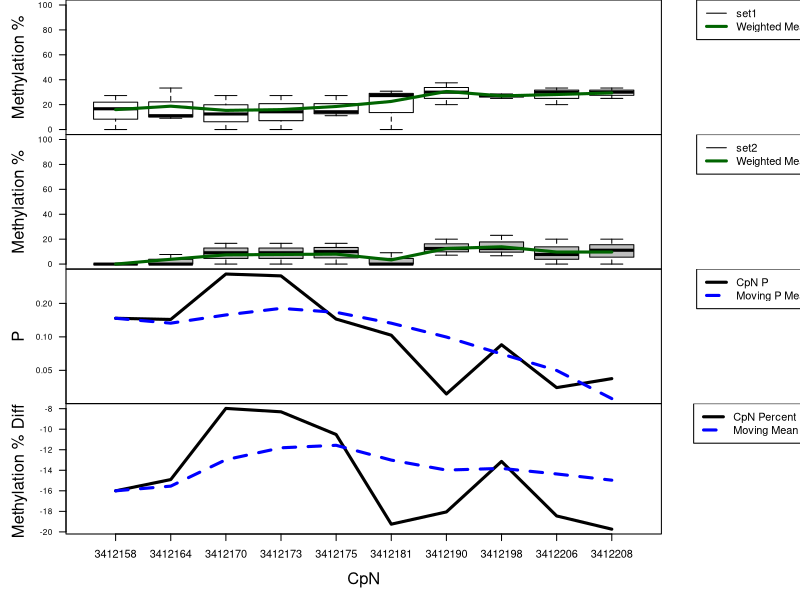
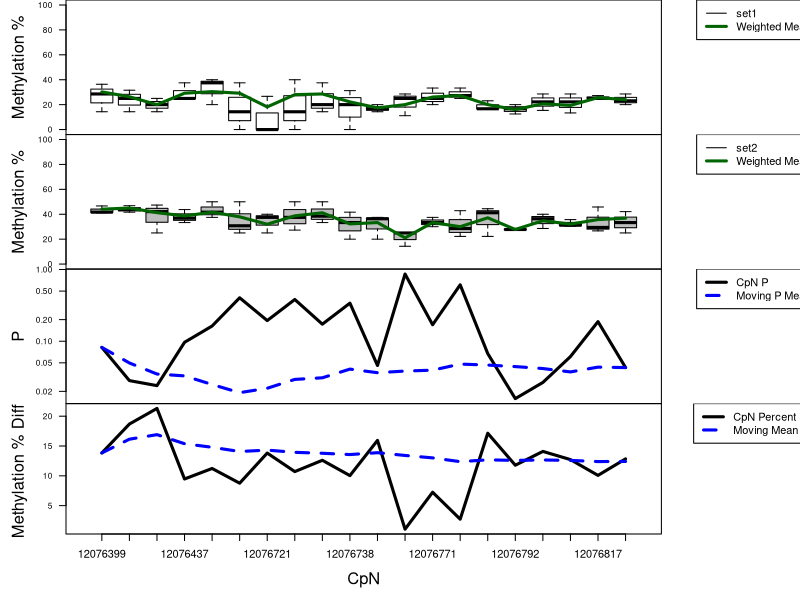
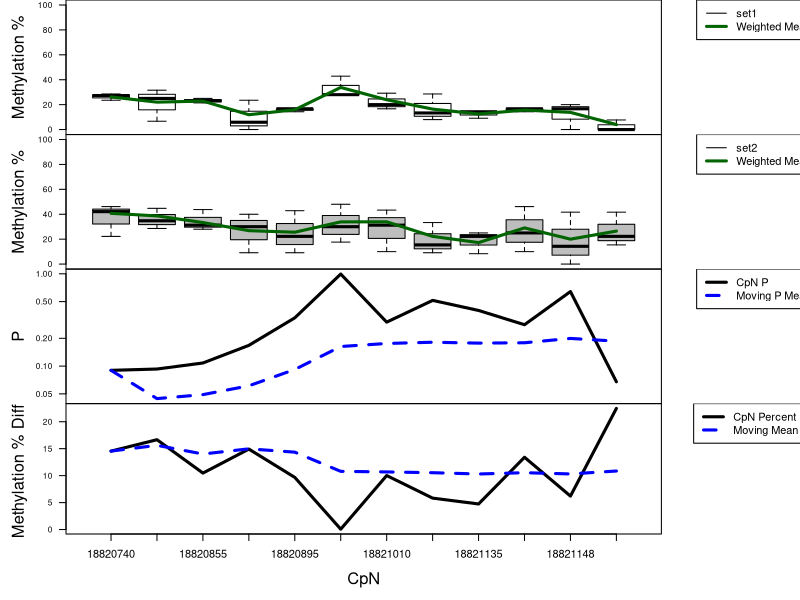
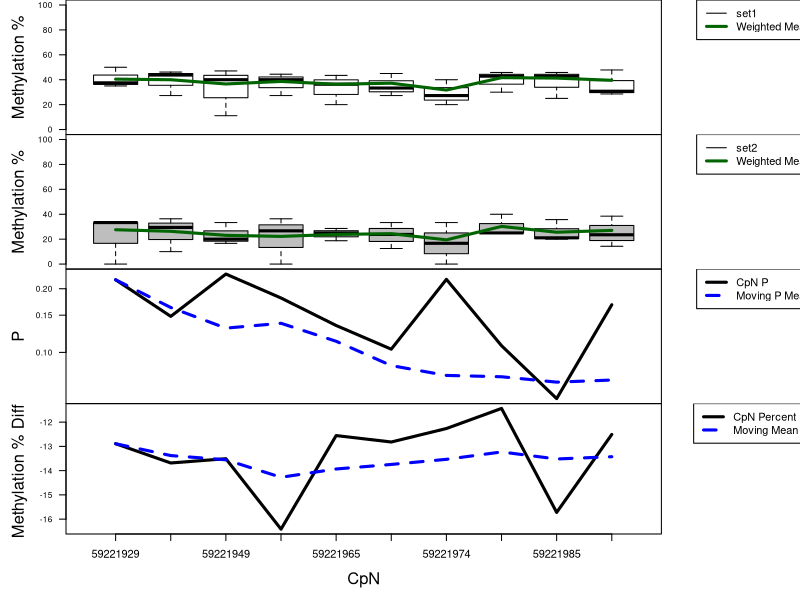
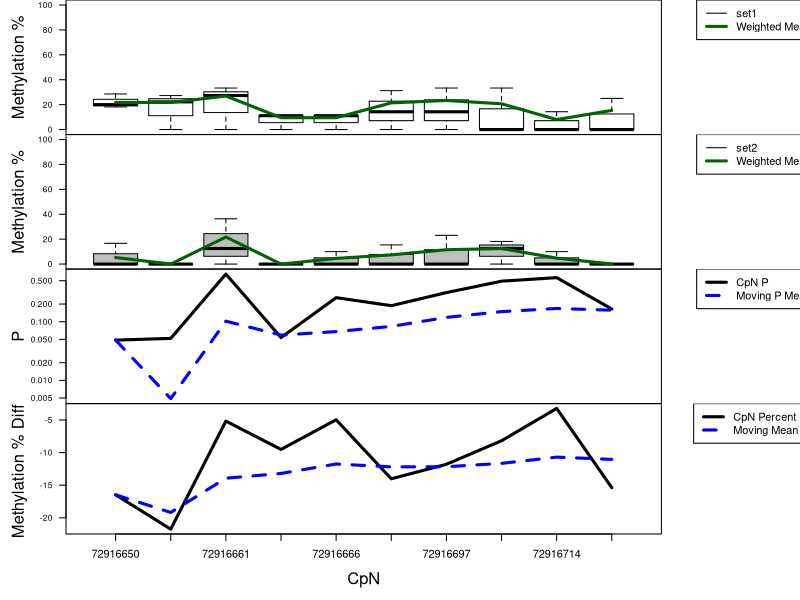
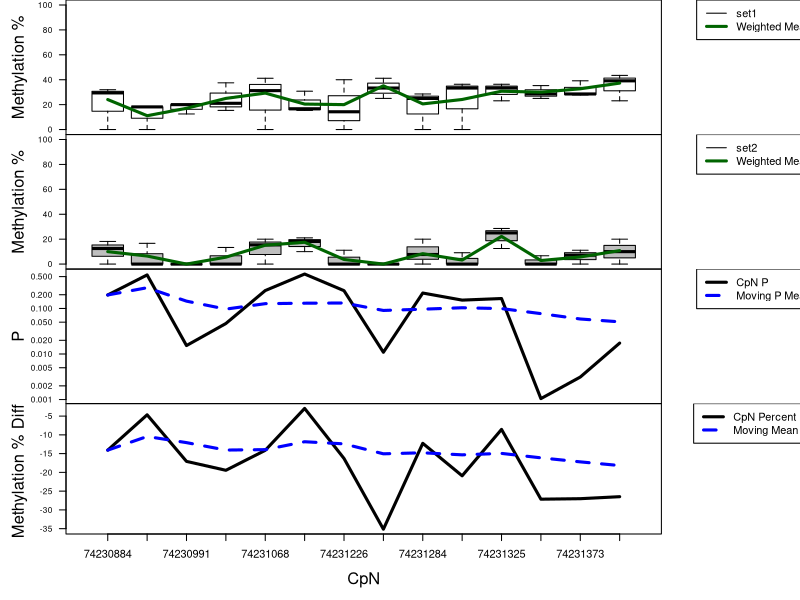
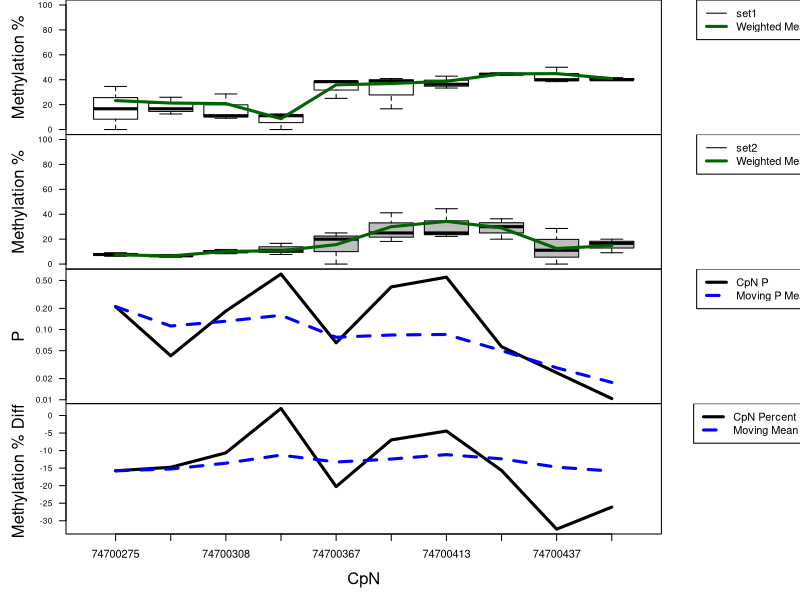
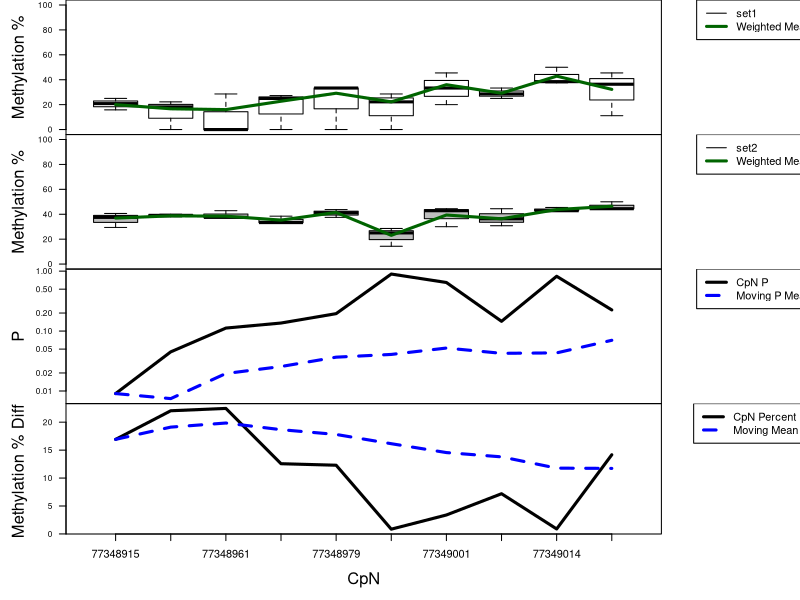

The R script that drew these images, in order:
legend_space <- -0.26
right <- 10.5
bottom <- 0
left <- 5
top <- 0
cex_main = 1
setEPS()
postscript('DMR_figures/set1_set2_c1_CpN10_d1_p0_90_P10_S0_chr18_3412158_3412208.eps')
g1 <- c()
g2 <- c()
p <- c()
percent <- c()
sum_p <- c()
sum_percent <- c()
g1_means <- c()
g2_means <- c()
xaxis <- c()
sum_p[1] <- 0.146944
xaxis[1] <- 3412158
p[1] <- 0.146944
percent[1] <- -16
sum_percent[1] <- -16
g1[1] <- list(c(16.666667,0.000000,27.272727))
g1_means[1] <- 16.000000
g2[1] <- list(c(0.000000,0.000000,0.000000))
g2_means[1] <- 0.000000
sum_p[2] <- 0.132803
xaxis[2] <- 3412164
p[2] <- 0.14343
percent[2] <- -14.9038
sum_percent[2] <- -15.5439
g1[2] <- list(c(11.111111,9.090909,33.333333))
g1_means[2] <- 18.750000
g2[2] <- list(c(0.000000,7.692308,0.000000))
g2_means[2] <- 3.846154
sum_p[3] <- 0.157438
xaxis[3] <- 3412170
p[3] <- 0.367267
percent[3] <- -7.97721
sum_percent[3] <- -12.9714
g1[3] <- list(c(0.000000,12.500000,27.272727))
g1_means[3] <- 15.384615
g2[3] <- list(c(16.666667,9.090909,0.000000))
g2_means[3] <- 7.407407
sum_p[4] <- 0.180401
xaxis[4] <- 3412173
p[4] <- 0.353562
percent[4] <- -8.30769
sum_percent[4] <- -11.8123
g1[4] <- list(c(0.000000,14.285714,27.272727))
g1_means[4] <- 16.000000
g2[4] <- list(c(16.666667,0.000000,9.090909))
g2_means[4] <- 7.692308
sum_p[5] <- 0.166176
xaxis[5] <- 3412175
p[5] <- 0.144582
percent[5] <- -10.5185
sum_percent[5] <- -11.5683
g1[5] <- list(c(11.111111,14.285714,27.272727))
g1_means[5] <- 18.518519
g2[5] <- list(c(16.666667,10.000000,0.000000))
g2_means[5] <- 8.000000
sum_p[6] <- 0.132728
xaxis[6] <- 3412181
p[6] <- 0.103484
percent[6] <- -19.2473
sum_percent[6] <- -13.009
g1[6] <- list(c(0.000000,27.272727,30.769231))
g1_means[6] <- 22.580645
g2[6] <- list(c(0.000000,9.090909,0.000000))
g2_means[6] <- 3.333333
sum_p[7] <- 0.0996674
xaxis[7] <- 3412190
p[7] <- 0.03065
percent[7] <- -18.0556
sum_percent[7] <- -13.9812
g1[7] <- list(c(30.000000,20.000000,37.500000))
g1_means[7] <- 30.555556
g2[7] <- list(c(12.500000,20.000000,7.142857))
g2_means[7] <- 12.500000
sum_p[8] <- 0.0701808
xaxis[8] <- 3412198
p[8] <- 0.0849411
percent[8] <- -13.1381
sum_percent[8] <- -13.8168
g1[8] <- list(c(27.272727,25.000000,28.571429))
g1_means[8] <- 27.027027
g2[8] <- list(c(12.500000,23.076923,6.666667))
g2_means[8] <- 13.888889
sum_p[9] <- 0.0498898
xaxis[9] <- 3412206
p[9] <- 0.0349629
percent[9] <- -18.4476
sum_percent[9] <- -14.3581
g1[9] <- list(c(20.000000,33.333333,30.000000))
g1_means[9] <- 28.125000
g2[9] <- list(c(0.000000,20.000000,7.692308))
g2_means[9] <- 9.677419
sum_p[10] <- 0.0278454
xaxis[10] <- 3412208
p[10] <- 0.0421186
percent[10] <- -19.7343
sum_percent[10] <- -14.9647
g1[10] <- list(c(33.333333,25.000000,30.000000))
g1_means[10] <- 29.411765
g2[10] <- list(c(11.111111,20.000000,0.000000))
g2_means[10] <- 9.677419
layout(matrix(c(1,1,2,2,3,3,4,4), nrow = 4, byrow = TRUE), heights = c(1,1,1,1.46))
par(mar = c(bottom, left, top, right), las=2)
boxplot(g1, xaxt = 'n', range = 0, ylab = 'Methylation %', ylim = c(0,100), col = 'white', cex.lab=1.5, cex.axis=cex_main, cex.main=cex_main, cex.sub=1.5, xlim = c(0.5,length(g1)+0.5), yaxt = 'n')
axis(2,cex.axis=0.75)
lines(g1_means, col='dark green', lwd = 3)
par(xpd=TRUE, las=2)
legend('topright',inset = c(legend_space,0), c('set1', 'Weighted Mean'), col = c('black','dark green'), lwd = c(1,3))
boxplot(g2, xaxt = 'n', range = 0, main = NULL, ylim = c(0,100), ylab = 'Methylation %', col = 'gray',  cex.lab=1.5, cex.axis=cex_main, cex.main=cex_main, cex.sub=1.5, xlim = c(0.5,length(g2)+0.5), yaxt = 'n')
axis(2,cex.axis=0.75)
lines(g2_means, col='dark green', lwd = 3)
par(xpd=TRUE, las=2)
legend('topright',inset = c(legend_space,0),c('set2', 'Weighted Mean'), col = c('black','dark green'), lwd = c(1,3))
par(mar = c(bottom, left, top, right))#'mar’ A numerical vector of the form 'c(bottom, left, top, right)’
plot(p, xaxt='n', ylab = 'P', type = 'l', lty = 1, lwd = 3, cex.lab=1.5, cex.axis=1, cex.main=cex_main, cex.sub=1.5, , log = 'y', xlim = c(0.5,length(p)+0.5), ylim = c(min(p,sum_p), max(p, sum_p)), yaxt = 'n')
axis(2,cex.axis=0.75)
points(sum_p, xaxt='n', ylab = 'P', type = 'l', col = 'blue', lty = 2, lwd = 3)
legend('topright', inset=c(legend_space,0), c('CpN P', 'Moving P Mean'), col = c('black','blue'), lwd=c(3,3), lty=c(1,2))
par(mar = c(bottom+5, left, top, right))#'mar’ A numerical vector of the form 'c(bottom, left, top, right)’
plot(percent, xaxt='n', ylab = 'Methylation % Diff.', xlab = 'CpN', type = 'l', lty = 1, lwd = 3, cex.lab=1.5, cex.axis=1, cex.main=cex_main, cex.sub=1.5, xlim = c(0.5,length(percent)+0.5), ylim = c(min(percent, sum_percent), max(percent, sum_percent)), yaxt = 'n')
axis(2,cex.axis=0.75)
points(sum_percent, xaxt='n', xlab = 'CpN', type = 'l', col = 'blue', lty = 2, lwd = 3)
par(xpd=TRUE, las=2)
legend('topright', inset=c(legend_space,0), c('CpN Percent', 'Moving Mean %'), col = c('black','blue'), lwd=c(3,3), lty=c(1,2))
axis(las=1, 1, at=1:length(xaxis), xaxis)
dev.off()
g1 <- c()
g2 <- c()
p <- c()
percent <- c()
sum_p <- c()
sum_percent <- c()
g1_means <- c()
g2_means <- c()
xaxis <- c()
setEPS()
postscript('DMR_figures/set1_set2_c1_CpN10_d1_p0_90_P10_S0_chr18_12076399_12076900.eps')
g1 <- c()
g2 <- c()
p <- c()
percent <- c()
sum_p <- c()
sum_percent <- c()
g1_means <- c()
g2_means <- c()
xaxis <- c()
sum_p[1] <- 0.0819883
xaxis[1] <- 12076399
p[1] <- 0.0819883
percent[1] <- 13.8352
sum_percent[1] <- 13.8352
g1[1] <- list(c(36.363636,14.285714,28.571429))
g1_means[1] <- 30.232558
g2[1] <- list(c(46.666667,41.666667,41.176471))
g2_means[1] <- 44.067797
sum_p[2] <- 0.0497826
xaxis[2] <- 12076403
p[2] <- 0.0282589
percent[2] <- 18.6842
sum_percent[2] <- 16.1428
g1[2] <- list(c(31.578947,14.285714,25.000000))
g1_means[2] <- 26.315789
g2[2] <- list(c(46.875000,41.666667,43.750000))
g2_means[2] <- 45.000000
sum_p[3] <- 0.0349064
xaxis[3] <- 12076435
p[3] <- 0.0240434
percent[3] <- 21.3043
sum_percent[3] <- 16.9037
g1[3] <- list(c(25.000000,14.285714,20.000000))
g1_means[3] <- 20.000000
g2[3] <- list(c(47.368421,25.000000,42.105263))
g2_means[3] <- 41.304348
sum_p[4] <- 0.0328699
xaxis[4] <- 12076437
p[4] <- 0.0966151
percent[4] <- 9.4697
sum_percent[4] <- 15.3837
g1[4] <- list(c(37.500000,25.000000,25.000000))
g1_means[4] <- 29.166667
g2[4] <- list(c(43.750000,33.333333,36.842105))
g2_means[4] <- 38.636364
sum_p[5] <- 0.0249333
xaxis[5] <- 12076663
p[5] <- 0.162991
percent[5] <- 11.2319
sum_percent[5] <- 14.7866
g1[5] <- list(c(37.500000,40.000000,20.000000))
g1_means[5] <- 30.434783
g2[5] <- list(c(50.000000,37.500000,41.666667))
g2_means[5] <- 41.666667
sum_p[6] <- 0.0191803
xaxis[6] <- 12076717
p[6] <- 0.403382
percent[6] <- 8.76437
sum_percent[6] <- 14.0778
g1[6] <- list(c(0.000000,37.500000,14.285714))
g1_means[6] <- 29.166667
g2[6] <- list(c(50.000000,30.769231,25.000000))
g2_means[6] <- 37.931034
sum_p[7] <- 0.0221023
xaxis[7] <- 12076721
p[7] <- 0.19416
percent[7] <- 13.8182
sum_percent[7] <- 14.3109
g1[7] <- list(c(0.000000,26.666667,0.000000))
g1_means[7] <- 18.181818
g2[7] <- list(c(37.500000,25.000000,40.000000))
g2_means[7] <- 32.000000
sum_p[8] <- 0.0293633
xaxis[8] <- 12076731
p[8] <- 0.381872
percent[8] <- 10.7097
sum_percent[8] <- 13.9399
g1[8] <- list(c(0.000000,40.000000,14.285714))
g1_means[8] <- 28.000000
g2[8] <- list(c(50.000000,27.272727,37.500000))
g2_means[8] <- 38.709677
sum_p[9] <- 0.0309252
xaxis[9] <- 12076733
p[9] <- 0.172891
percent[9] <- 12.605
sum_percent[9] <- 13.7836
g1[9] <- list(c(20.000000,37.500000,14.285714))
g1_means[9] <- 28.571429
g2[9] <- list(c(50.000000,38.461538,33.333333))
g2_means[9] <- 41.176471
sum_p[10] <- 0.0408754
xaxis[10] <- 12076738
p[10] <- 0.339752
percent[10] <- 10.0358
sum_percent[10] <- 13.5665
g1[10] <- list(c(20.000000,31.250000,0.000000))
g1_means[10] <- 22.222222
g2[10] <- list(c(41.666667,20.000000,33.333333))
g2_means[10] <- 32.258065
sum_p[11] <- 0.0364193
xaxis[11] <- 12076750
p[11] <- 0.0459193
percent[11] <- 15.942
sum_percent[11] <- 13.8775
g1[11] <- list(c(16.666667,20.000000,14.285714))
g1_means[11] <- 17.391304
g2[11] <- list(c(37.500000,20.000000,36.363636))
g2_means[11] <- 33.333333
sum_p[12] <- 0.038389
xaxis[12] <- 12076767
p[12] <- 0.864325
percent[12] <- 1.05263
sum_percent[12] <- 13.4151
g1[12] <- list(c(11.111111,28.571429,25.000000))
g1_means[12] <- 20.000000
g2[12] <- list(c(25.000000,25.000000,14.285714))
g2_means[12] <- 21.052632
sum_p[13] <- 0.0395044
xaxis[13] <- 12076771
p[13] <- 0.169797
percent[13] <- 7.24638
sum_percent[13] <- 13.0083
g1[13] <- list(c(20.000000,33.333333,25.000000))
g1_means[13] <- 26.086957
g2[13] <- list(c(37.500000,30.000000,33.333333))
g2_means[13] <- 33.333333
sum_p[14] <- 0.048034
xaxis[14] <- 12076779
p[14] <- 0.611757
percent[14] <- 2.72727
sum_percent[14] <- 12.3752
g1[14] <- list(c(27.272727,25.000000,33.333333))
g1_means[14] <- 27.272727
g2[14] <- list(c(42.857143,22.222222,28.571429))
g2_means[14] <- 30.000000
sum_p[15] <- 0.0465172
xaxis[15] <- 12076789
p[15] <- 0.0672675
percent[15] <- 17.1429
sum_percent[15] <- 12.6808
g1[15] <- list(c(23.076923,16.666667,16.666667))
g1_means[15] <- 20.000000
g2[15] <- list(c(44.444444,22.222222,41.176471))
g2_means[15] <- 37.142857
sum_p[16] <- 0.0443191
xaxis[16] <- 12076792
p[16] <- 0.0158572
percent[16] <- 11.7778
sum_percent[16] <- 12.5856
g1[16] <- list(c(16.666667,20.000000,12.500000))
g1_means[16] <- 16.000000
g2[16] <- list(c(28.571429,27.272727,27.777778))
g2_means[16] <- 27.777778
sum_p[17] <- 0.0416304
xaxis[17] <- 12076795
p[17] <- 0.0266446
percent[17] <- 14.093
sum_percent[17] <- 12.6578
g1[17] <- list(c(15.384615,28.571429,22.222222))
g1_means[17] <- 20.689655
g2[17] <- list(c(40.000000,28.571429,36.363636))
g2_means[17] <- 34.782609
sum_p[18] <- 0.0373479
xaxis[18] <- 12076798
p[18] <- 0.0610862
percent[18] <- 12.7206
sum_percent[18] <- 12.5853
g1[18] <- list(c(13.333333,28.571429,22.222222))
g1_means[18] <- 19.354839
g2[18] <- list(c(35.714286,31.250000,30.434783))
g2_means[18] <- 32.075472
sum_p[19] <- 0.0435484
xaxis[19] <- 12076817
p[19] <- 0.187641
percent[19] <- 10.0733
sum_percent[19] <- 12.3912
g1[19] <- list(c(25.000000,27.272727,25.000000))
g1_means[19] <- 25.641026
g2[19] <- list(c(45.833333,26.666667,29.411765))
g2_means[19] <- 35.714286
sum_p[20] <- 0.0429356
xaxis[20] <- 12076900
p[20] <- 0.042944
percent[20] <- 12.8421
sum_percent[20] <- 12.4129
g1[20] <- list(c(23.076923,28.571429,20.000000))
g1_means[20] <- 24.000000
g2[20] <- list(c(42.105263,25.000000,33.333333))
g2_means[20] <- 36.842105
layout(matrix(c(1,1,2,2,3,3,4,4), nrow = 4, byrow = TRUE), heights = c(1,1,1,1.46))
par(mar = c(bottom, left, top, right), las=2)
boxplot(g1, xaxt = 'n', range = 0, ylab = 'Methylation %', ylim = c(0,100), col = 'white', cex.lab=1.5, cex.axis=cex_main, cex.main=cex_main, cex.sub=1.5, xlim = c(0.5,length(g1)+0.5), yaxt = 'n')
axis(2,cex.axis=0.75)
lines(g1_means, col='dark green', lwd = 3)
par(xpd=TRUE, las=2)
legend('topright',inset = c(legend_space,0), c('set1', 'Weighted Mean'), col = c('black','dark green'), lwd = c(1,3))
boxplot(g2, xaxt = 'n', range = 0, main = NULL, ylim = c(0,100), ylab = 'Methylation %', col = 'gray',  cex.lab=1.5, cex.axis=cex_main, cex.main=cex_main, cex.sub=1.5, xlim = c(0.5,length(g2)+0.5), yaxt = 'n')
axis(2,cex.axis=0.75)
lines(g2_means, col='dark green', lwd = 3)
par(xpd=TRUE, las=2)
legend('topright',inset = c(legend_space,0),c('set2', 'Weighted Mean'), col = c('black','dark green'), lwd = c(1,3))
par(mar = c(bottom, left, top, right))#'mar’ A numerical vector of the form 'c(bottom, left, top, right)’
plot(p, xaxt='n', ylab = 'P', type = 'l', lty = 1, lwd = 3, cex.lab=1.5, cex.axis=1, cex.main=cex_main, cex.sub=1.5, , log = 'y', xlim = c(0.5,length(p)+0.5), ylim = c(min(p,sum_p), max(p, sum_p)), yaxt = 'n')
axis(2,cex.axis=0.75)
points(sum_p, xaxt='n', ylab = 'P', type = 'l', col = 'blue', lty = 2, lwd = 3)
legend('topright', inset=c(legend_space,0), c('CpN P', 'Moving P Mean'), col = c('black','blue'), lwd=c(3,3), lty=c(1,2))
par(mar = c(bottom+5, left, top, right))#'mar’ A numerical vector of the form 'c(bottom, left, top, right)’
plot(percent, xaxt='n', ylab = 'Methylation % Diff.', xlab = 'CpN', type = 'l', lty = 1, lwd = 3, cex.lab=1.5, cex.axis=1, cex.main=cex_main, cex.sub=1.5, xlim = c(0.5,length(percent)+0.5), ylim = c(min(percent, sum_percent), max(percent, sum_percent)), yaxt = 'n')
axis(2,cex.axis=0.75)
points(sum_percent, xaxt='n', xlab = 'CpN', type = 'l', col = 'blue', lty = 2, lwd = 3)
par(xpd=TRUE, las=2)
legend('topright', inset=c(legend_space,0), c('CpN Percent', 'Moving Mean %'), col = c('black','blue'), lwd=c(3,3), lty=c(1,2))
axis(las=1, 1, at=1:length(xaxis), xaxis)
dev.off()
g1 <- c()
g2 <- c()
p <- c()
percent <- c()
sum_p <- c()
sum_percent <- c()
g1_means <- c()
g2_means <- c()
xaxis <- c()
setEPS()
postscript('DMR_figures/set1_set2_c1_CpN10_d1_p0_90_P10_S0_chr18_18820740_18821150.eps')
g1 <- c()
g2 <- c()
p <- c()
percent <- c()
sum_p <- c()
sum_percent <- c()
g1_means <- c()
g2_means <- c()
xaxis <- c()
sum_p[1] <- 0.0899367
xaxis[1] <- 18820740
p[1] <- 0.0899367
percent[1] <- 14.5503
sum_percent[1] <- 14.5503
g1[1] <- list(c(27.272727,28.571429,23.529412))
g1_means[1] <- 26.190476
g2[1] <- list(c(46.153846,22.222222,42.105263))
g2_means[1] <- 40.740741
sum_p[2] <- 0.044436
xaxis[2] <- 18820815
p[2] <- 0.0929295
percent[2] <- 16.6667
sum_percent[2] <- 15.6218
g1[2] <- list(c(6.666667,31.578947,25.000000))
g1_means[2] <- 22.000000
g2[2] <- list(c(44.736842,28.571429,34.782609))
g2_means[2] <- 38.666667
sum_p[3] <- 0.0490648
xaxis[3] <- 18820855
p[3] <- 0.108088
percent[3] <- 10.4762
sum_percent[3] <- 14.0124
g1[3] <- list(c(25.000000,21.428571,23.076923))
g1_means[3] <- 22.857143
g2[3] <- list(c(43.750000,31.250000,28.000000))
g2_means[3] <- 33.333333
sum_p[4] <- 0.0611285
xaxis[4] <- 18820886
p[4] <- 0.167782
percent[4] <- 14.9245
sum_percent[4] <- 14.9728
g1[4] <- list(c(0.000000,23.529412,5.882353))
g1_means[4] <- 11.904762
g2[4] <- list(c(40.000000,9.090909,30.000000))
g2_means[4] <- 26.829268
sum_p[5] <- 0.0919233
xaxis[5] <- 18820895
p[5] <- 0.333264
percent[5] <- 9.6723
sum_percent[5] <- 14.3558
g1[5] <- list(c(16.666667,14.285714,16.666667))
g1_means[5] <- 15.909091
g2[5] <- list(c(42.857143,9.090909,22.222222))
g2_means[5] <- 25.581395
sum_p[6] <- 0.163026
xaxis[6] <- 18820939
p[6] <- 0.99404
percent[6] <- 0.0681508
sum_percent[6] <- 10.7967
g1[6] <- list(c(28.000000,42.857143,27.777778))
g1_means[6] <- 33.802817
g2[6] <- list(c(48.000000,30.000000,17.647059))
g2_means[6] <- 33.870968
sum_p[7] <- 0.175839
xaxis[7] <- 18821010
p[7] <- 0.299415
percent[7] <- 10.0155
sum_percent[7] <- 10.6873
g1[7] <- list(c(29.166667,20.000000,16.666667))
g1_means[7] <- 23.913043
g2[7] <- list(c(43.333333,10.000000,31.250000))
g2_means[7] <- 33.928571
sum_p[8] <- 0.181364
xaxis[8] <- 18821064
p[8] <- 0.515164
percent[8] <- 5.82878
sum_percent[8] <- 10.5438
g1[8] <- list(c(28.571429,13.333333,8.000000))
g1_means[8] <- 16.393443
g2[8] <- list(c(33.333333,9.090909,15.384615))
g2_means[8] <- 22.222222
sum_p[9] <- 0.177375
xaxis[9] <- 18821135
p[9] <- 0.40065
percent[9] <- 4.74138
sum_percent[9] <- 10.3052
g1[9] <- list(c(14.285714,14.285714,9.090909))
g1_means[9] <- 12.500000
g2[9] <- list(c(22.222222,25.000000,8.333333))
g2_means[9] <- 17.241379
sum_p[10] <- 0.178957
xaxis[10] <- 18821145
p[10] <- 0.280779
percent[10] <- 13.4073
sum_percent[10] <- 10.5441
g1[10] <- list(c(14.285714,16.666667,16.666667))
g1_means[10] <- 15.625000
g2[10] <- list(c(46.153846,25.000000,10.000000))
g2_means[10] <- 29.032258
sum_p[11] <- 0.199446
xaxis[11] <- 18821148
p[11] <- 0.642187
percent[11] <- 6.2069
sum_percent[11] <- 10.314
g1[11] <- list(c(20.000000,16.666667,0.000000))
g1_means[11] <- 13.793103
g2[11] <- list(c(41.666667,14.285714,0.000000))
g2_means[11] <- 20.000000
sum_p[12] <- 0.186243
xaxis[12] <- 18821150
p[12] <- 0.0676203
percent[12] <- 22.4706
sum_percent[12] <- 10.8574
g1[12] <- list(c(7.692308,0.000000,0.000000))
g1_means[12] <- 4.000000
g2[12] <- list(c(41.666667,22.222222,15.384615))
g2_means[12] <- 26.470588
layout(matrix(c(1,1,2,2,3,3,4,4), nrow = 4, byrow = TRUE), heights = c(1,1,1,1.46))
par(mar = c(bottom, left, top, right), las=2)
boxplot(g1, xaxt = 'n', range = 0, ylab = 'Methylation %', ylim = c(0,100), col = 'white', cex.lab=1.5, cex.axis=cex_main, cex.main=cex_main, cex.sub=1.5, xlim = c(0.5,length(g1)+0.5), yaxt = 'n')
axis(2,cex.axis=0.75)
lines(g1_means, col='dark green', lwd = 3)
par(xpd=TRUE, las=2)
legend('topright',inset = c(legend_space,0), c('set1', 'Weighted Mean'), col = c('black','dark green'), lwd = c(1,3))
boxplot(g2, xaxt = 'n', range = 0, main = NULL, ylim = c(0,100), ylab = 'Methylation %', col = 'gray',  cex.lab=1.5, cex.axis=cex_main, cex.main=cex_main, cex.sub=1.5, xlim = c(0.5,length(g2)+0.5), yaxt = 'n')
axis(2,cex.axis=0.75)
lines(g2_means, col='dark green', lwd = 3)
par(xpd=TRUE, las=2)
legend('topright',inset = c(legend_space,0),c('set2', 'Weighted Mean'), col = c('black','dark green'), lwd = c(1,3))
par(mar = c(bottom, left, top, right))#'mar’ A numerical vector of the form 'c(bottom, left, top, right)’
plot(p, xaxt='n', ylab = 'P', type = 'l', lty = 1, lwd = 3, cex.lab=1.5, cex.axis=1, cex.main=cex_main, cex.sub=1.5, , log = 'y', xlim = c(0.5,length(p)+0.5), ylim = c(min(p,sum_p), max(p, sum_p)), yaxt = 'n')
axis(2,cex.axis=0.75)
points(sum_p, xaxt='n', ylab = 'P', type = 'l', col = 'blue', lty = 2, lwd = 3)
legend('topright', inset=c(legend_space,0), c('CpN P', 'Moving P Mean'), col = c('black','blue'), lwd=c(3,3), lty=c(1,2))
par(mar = c(bottom+5, left, top, right))#'mar’ A numerical vector of the form 'c(bottom, left, top, right)’
plot(percent, xaxt='n', ylab = 'Methylation % Diff.', xlab = 'CpN', type = 'l', lty = 1, lwd = 3, cex.lab=1.5, cex.axis=1, cex.main=cex_main, cex.sub=1.5, xlim = c(0.5,length(percent)+0.5), ylim = c(min(percent, sum_percent), max(percent, sum_percent)), yaxt = 'n')
axis(2,cex.axis=0.75)
points(sum_percent, xaxt='n', xlab = 'CpN', type = 'l', col = 'blue', lty = 2, lwd = 3)
par(xpd=TRUE, las=2)
legend('topright', inset=c(legend_space,0), c('CpN Percent', 'Moving Mean %'), col = c('black','blue'), lwd=c(3,3), lty=c(1,2))
axis(las=1, 1, at=1:length(xaxis), xaxis)
dev.off()
g1 <- c()
g2 <- c()
p <- c()
percent <- c()
sum_p <- c()
sum_percent <- c()
g1_means <- c()
g2_means <- c()
xaxis <- c()
setEPS()
postscript('DMR_figures/set1_set2_c1_CpN10_d1_p0_90_P10_S0_chr18_59221929_59222008.eps')
g1 <- c()
g2 <- c()
p <- c()
percent <- c()
sum_p <- c()
sum_percent <- c()
g1_means <- c()
g2_means <- c()
xaxis <- c()
sum_p[1] <- 0.220462
xaxis[1] <- 59221929
p[1] <- 0.220462
percent[1] <- -12.89
sum_percent[1] <- -12.89
g1[1] <- list(c(35.000000,37.500000,50.000000))
g1_means[1] <- 40.476190
g2[1] <- list(c(33.333333,0.000000,33.333333))
g2_means[1] <- 27.586207
sum_p[2] <- 0.16301
xaxis[2] <- 59221947
p[2] <- 0.148028
percent[2] <- -13.6842
sum_percent[2] <- -13.3782
g1[2] <- list(c(27.272727,43.750000,46.153846))
g1_means[2] <- 40.000000
g2[2] <- list(c(36.363636,10.000000,29.411765))
g2_means[2] <- 26.315789
sum_p[3] <- 0.130243
xaxis[3] <- 59221949
p[3] <- 0.234664
percent[3] <- -13.5084
sum_percent[3] <- -13.5527
g1[3] <- list(c(11.111111,40.000000,47.058824))
g1_means[3] <- 36.585366
g2[3] <- list(c(33.333333,16.666667,20.000000))
g2_means[3] <- 23.076923
sum_p[4] <- 0.137303
xaxis[4] <- 59221951
p[4] <- 0.180781
percent[4] <- -16.4141
sum_percent[4] <- -14.2743
g1[4] <- list(c(27.272727,40.000000,44.444444))
g1_means[4] <- 38.636364
g2[4] <- list(c(36.363636,0.000000,26.666667))
g2_means[4] <- 22.222222
sum_p[5] <- 0.112886
xaxis[5] <- 59221965
p[5] <- 0.134034
percent[5] <- -12.5541
sum_percent[5] <- -13.9321
g1[5] <- list(c(20.000000,36.363636,43.478261))
g1_means[5] <- 36.363636
g2[5] <- list(c(25.000000,18.750000,28.571429))
g2_means[5] <- 23.809524
sum_p[6] <- 0.0866487
xaxis[6] <- 59221972
p[6] <- 0.10358
percent[6] <- -12.8191
sum_percent[6] <- -13.7445
g1[6] <- list(c(27.272727,33.333333,45.000000))
g1_means[6] <- 37.209302
g2[6] <- list(c(12.500000,23.809524,33.333333))
g2_means[6] <- 24.390244
sum_p[7] <- 0.0778508
xaxis[7] <- 59221974
p[7] <- 0.2215
percent[7] <- -12.2629
sum_percent[7] <- -13.5333
g1[7] <- list(c(27.272727,20.000000,40.000000))
g1_means[7] <- 31.707317
g2[7] <- list(c(0.000000,16.666667,33.333333))
g2_means[7] <- 19.444444
sum_p[8] <- 0.0767255
xaxis[8] <- 59221983
p[8] <- 0.107588
percent[8] <- -11.4341
sum_percent[8] <- -13.2298
g1[8] <- list(c(30.000000,42.857143,45.833333))
g1_means[8] <- 41.666667
g2[8] <- list(c(25.000000,25.000000,40.000000))
g2_means[8] <- 30.232558
sum_p[9] <- 0.0723606
xaxis[9] <- 59221985
p[9] <- 0.0604885
percent[9] <- -15.723
sum_percent[9] <- -13.5195
g1[9] <- list(c(25.000000,42.857143,45.833333))
g1_means[9] <- 41.304348
g2[9] <- list(c(20.000000,21.052632,35.714286))
g2_means[9] <- 25.581395
sum_p[10] <- 0.0740403
xaxis[10] <- 59222008
p[10] <- 0.168008
percent[10] <- -12.5079
sum_percent[10] <- -13.4259
g1[10] <- list(c(28.571429,30.769231,47.826087))
g1_means[10] <- 39.534884
g2[10] <- list(c(14.285714,23.529412,38.461538))
g2_means[10] <- 27.027027
layout(matrix(c(1,1,2,2,3,3,4,4), nrow = 4, byrow = TRUE), heights = c(1,1,1,1.46))
par(mar = c(bottom, left, top, right), las=2)
boxplot(g1, xaxt = 'n', range = 0, ylab = 'Methylation %', ylim = c(0,100), col = 'white', cex.lab=1.5, cex.axis=cex_main, cex.main=cex_main, cex.sub=1.5, xlim = c(0.5,length(g1)+0.5), yaxt = 'n')
axis(2,cex.axis=0.75)
lines(g1_means, col='dark green', lwd = 3)
par(xpd=TRUE, las=2)
legend('topright',inset = c(legend_space,0), c('set1', 'Weighted Mean'), col = c('black','dark green'), lwd = c(1,3))
boxplot(g2, xaxt = 'n', range = 0, main = NULL, ylim = c(0,100), ylab = 'Methylation %', col = 'gray',  cex.lab=1.5, cex.axis=cex_main, cex.main=cex_main, cex.sub=1.5, xlim = c(0.5,length(g2)+0.5), yaxt = 'n')
axis(2,cex.axis=0.75)
lines(g2_means, col='dark green', lwd = 3)
par(xpd=TRUE, las=2)
legend('topright',inset = c(legend_space,0),c('set2', 'Weighted Mean'), col = c('black','dark green'), lwd = c(1,3))
par(mar = c(bottom, left, top, right))#'mar’ A numerical vector of the form 'c(bottom, left, top, right)’
plot(p, xaxt='n', ylab = 'P', type = 'l', lty = 1, lwd = 3, cex.lab=1.5, cex.axis=1, cex.main=cex_main, cex.sub=1.5, , log = 'y', xlim = c(0.5,length(p)+0.5), ylim = c(min(p,sum_p), max(p, sum_p)), yaxt = 'n')
axis(2,cex.axis=0.75)
points(sum_p, xaxt='n', ylab = 'P', type = 'l', col = 'blue', lty = 2, lwd = 3)
legend('topright', inset=c(legend_space,0), c('CpN P', 'Moving P Mean'), col = c('black','blue'), lwd=c(3,3), lty=c(1,2))
par(mar = c(bottom+5, left, top, right))#'mar’ A numerical vector of the form 'c(bottom, left, top, right)’
plot(percent, xaxt='n', ylab = 'Methylation % Diff.', xlab = 'CpN', type = 'l', lty = 1, lwd = 3, cex.lab=1.5, cex.axis=1, cex.main=cex_main, cex.sub=1.5, xlim = c(0.5,length(percent)+0.5), ylim = c(min(percent, sum_percent), max(percent, sum_percent)), yaxt = 'n')
axis(2,cex.axis=0.75)
points(sum_percent, xaxt='n', xlab = 'CpN', type = 'l', col = 'blue', lty = 2, lwd = 3)
par(xpd=TRUE, las=2)
legend('topright', inset=c(legend_space,0), c('CpN Percent', 'Moving Mean %'), col = c('black','blue'), lwd=c(3,3), lty=c(1,2))
axis(las=1, 1, at=1:length(xaxis), xaxis)
dev.off()
g1 <- c()
g2 <- c()
p <- c()
percent <- c()
sum_p <- c()
sum_percent <- c()
g1_means <- c()
g2_means <- c()
xaxis <- c()
setEPS()
postscript('DMR_figures/set1_set2_c1_CpN10_d1_p0_90_P10_S0_chr18_72916650_72916719.eps')
g1 <- c()
g2 <- c()
p <- c()
percent <- c()
sum_p <- c()
sum_percent <- c()
g1_means <- c()
g2_means <- c()
xaxis <- c()
sum_p[1] <- 0.0485623
xaxis[1] <- 72916650
p[1] <- 0.0485623
percent[1] <- -16.476
sum_percent[1] <- -16.476
g1[1] <- list(c(18.181818,20.000000,28.571429))
g1_means[1] <- 21.739130
g2[1] <- list(c(0.000000,0.000000,16.666667))
g2_means[1] <- 5.263158
sum_p[2] <- 0.00488488
xaxis[2] <- 72916658
p[2] <- 0.0519694
percent[2] <- -21.7391
sum_percent[2] <- -19.175
g1[2] <- list(c(27.272727,0.000000,22.222222))
g1_means[2] <- 21.739130
g2[2] <- list(c(0.000000,0.000000,0.000000))
g2_means[2] <- 0.000000
sum_p[3] <- 0.102185
xaxis[3] <- 72916661
p[3] <- 0.650404
percent[3] <- -5.18395
sum_percent[3] <- -13.9337
g1[3] <- list(c(33.333333,0.000000,27.272727))
g1_means[3] <- 26.923077
g2[3] <- list(c(12.500000,0.000000,36.363636))
g2_means[3] <- 21.739130
sum_p[4] <- 0.059109
xaxis[4] <- 72916664
p[4] <- 0.0536796
percent[4] <- -9.52381
sum_percent[4] <- -13.2012
g1[4] <- list(c(11.111111,0.000000,11.111111))
g1_means[4] <- 9.523810
g2[4] <- list(c(0.000000,0.000000,0.000000))
g2_means[4] <- 0.000000
sum_p[5] <- 0.0678984
xaxis[5] <- 72916666
p[5] <- 0.257213
percent[5] <- -4.97835
sum_percent[5] <- -11.7544
g1[5] <- list(c(11.111111,0.000000,11.111111))
g1_means[5] <- 9.523810
g2[5] <- list(c(0.000000,0.000000,10.000000))
g2_means[5] <- 4.545455
sum_p[6] <- 0.0831703
xaxis[6] <- 72916693
p[6] <- 0.187652
percent[6] <- -14.0212
sum_percent[6] <- -12.1959
g1[6] <- list(c(31.250000,0.000000,14.285714))
g1_means[6] <- 21.428571
g2[6] <- list(c(0.000000,0.000000,15.384615))
g2_means[6] <- 7.407407
sum_p[7] <- 0.118438
xaxis[7] <- 72916697
p[7] <- 0.314103
percent[7] <- -11.7949
sum_percent[7] <- -12.1725
g1[7] <- list(c(33.333333,0.000000,14.285714))
g1_means[7] <- 23.333333
g2[7] <- list(c(0.000000,0.000000,23.076923))
g2_means[7] <- 11.538462
sum_p[8] <- 0.148586
xaxis[8] <- 72916705
p[8] <- 0.491624
percent[8] <- -8.18966
sum_percent[8] <- -11.6587
g1[8] <- list(c(33.333333,0.000000,0.000000))
g1_means[8] <- 20.689655
g2[8] <- list(c(0.000000,12.500000,18.181818))
g2_means[8] <- 12.500000
sum_p[9] <- 0.168237
xaxis[9] <- 72916714
p[9] <- 0.564851
percent[9] <- -3.2381
sum_percent[9] <- -10.7023
g1[9] <- list(c(14.285714,0.000000,0.000000))
g1_means[9] <- 8.000000
g2[9] <- list(c(0.000000,0.000000,10.000000))
g2_means[9] <- 4.761905
sum_p[10] <- 0.157115
xaxis[10] <- 72916719
p[10] <- 0.164731
percent[10] <- -15.3846
sum_percent[10] <- -11.0468
g1[10] <- list(c(25.000000,0.000000,0.000000))
g1_means[10] <- 15.384615
g2[10] <- list(c(0.000000,0.000000,0.000000))
g2_means[10] <- 0.000000
layout(matrix(c(1,1,2,2,3,3,4,4), nrow = 4, byrow = TRUE), heights = c(1,1,1,1.46))
par(mar = c(bottom, left, top, right), las=2)
boxplot(g1, xaxt = 'n', range = 0, ylab = 'Methylation %', ylim = c(0,100), col = 'white', cex.lab=1.5, cex.axis=cex_main, cex.main=cex_main, cex.sub=1.5, xlim = c(0.5,length(g1)+0.5), yaxt = 'n')
axis(2,cex.axis=0.75)
lines(g1_means, col='dark green', lwd = 3)
par(xpd=TRUE, las=2)
legend('topright',inset = c(legend_space,0), c('set1', 'Weighted Mean'), col = c('black','dark green'), lwd = c(1,3))
boxplot(g2, xaxt = 'n', range = 0, main = NULL, ylim = c(0,100), ylab = 'Methylation %', col = 'gray',  cex.lab=1.5, cex.axis=cex_main, cex.main=cex_main, cex.sub=1.5, xlim = c(0.5,length(g2)+0.5), yaxt = 'n')
axis(2,cex.axis=0.75)
lines(g2_means, col='dark green', lwd = 3)
par(xpd=TRUE, las=2)
legend('topright',inset = c(legend_space,0),c('set2', 'Weighted Mean'), col = c('black','dark green'), lwd = c(1,3))
par(mar = c(bottom, left, top, right))#'mar’ A numerical vector of the form 'c(bottom, left, top, right)’
plot(p, xaxt='n', ylab = 'P', type = 'l', lty = 1, lwd = 3, cex.lab=1.5, cex.axis=1, cex.main=cex_main, cex.sub=1.5, , log = 'y', xlim = c(0.5,length(p)+0.5), ylim = c(min(p,sum_p), max(p, sum_p)), yaxt = 'n')
axis(2,cex.axis=0.75)
points(sum_p, xaxt='n', ylab = 'P', type = 'l', col = 'blue', lty = 2, lwd = 3)
legend('topright', inset=c(legend_space,0), c('CpN P', 'Moving P Mean'), col = c('black','blue'), lwd=c(3,3), lty=c(1,2))
par(mar = c(bottom+5, left, top, right))#'mar’ A numerical vector of the form 'c(bottom, left, top, right)’
plot(percent, xaxt='n', ylab = 'Methylation % Diff.', xlab = 'CpN', type = 'l', lty = 1, lwd = 3, cex.lab=1.5, cex.axis=1, cex.main=cex_main, cex.sub=1.5, xlim = c(0.5,length(percent)+0.5), ylim = c(min(percent, sum_percent), max(percent, sum_percent)), yaxt = 'n')
axis(2,cex.axis=0.75)
points(sum_percent, xaxt='n', xlab = 'CpN', type = 'l', col = 'blue', lty = 2, lwd = 3)
par(xpd=TRUE, las=2)
legend('topright', inset=c(legend_space,0), c('CpN Percent', 'Moving Mean %'), col = c('black','blue'), lwd=c(3,3), lty=c(1,2))
axis(las=1, 1, at=1:length(xaxis), xaxis)
dev.off()
g1 <- c()
g2 <- c()
p <- c()
percent <- c()
sum_p <- c()
sum_percent <- c()
g1_means <- c()
g2_means <- c()
xaxis <- c()
setEPS()
postscript('DMR_figures/set1_set2_c1_CpN10_d1_p0_90_P10_S0_chr18_74230884_74231398.eps')
g1 <- c()
g2 <- c()
p <- c()
percent <- c()
sum_p <- c()
sum_percent <- c()
g1_means <- c()
g2_means <- c()
xaxis <- c()
sum_p[1] <- 0.197619
xaxis[1] <- 74230884
p[1] <- 0.197619
percent[1] <- -14.0741
sum_percent[1] <- -14.0741
g1[1] <- list(c(29.411765,0.000000,32.000000))
g1_means[1] <- 24.074074
g2[1] <- list(c(0.000000,18.181818,12.500000))
g2_means[1] <- 10.000000
sum_p[2] <- 0.285181
xaxis[2] <- 74230949
p[2] <- 0.54478
percent[2] <- -4.6595
sum_percent[2] <- -10.4382
g1[2] <- list(c(18.181818,0.000000,18.181818))
g1_means[2] <- 11.111111
g2[2] <- list(c(0.000000,16.666667,0.000000))
g2_means[2] <- 6.451613
sum_p[3] <- 0.144742
xaxis[3] <- 74230991
p[3] <- 0.015329
percent[3] <- -17.0732
sum_percent[3] <- -12.0706
g1[3] <- list(c(20.000000,12.500000,20.000000))
g1_means[3] <- 17.073171
g2[3] <- list(c(0.000000,0.000000,0.000000))
g2_means[3] <- 0.000000
sum_p[4] <- 0.096761
xaxis[4] <- 74231028
p[4] <- 0.0467521
percent[4] <- -19.4444
sum_percent[4] <- -14.0511
g1[4] <- list(c(37.500000,15.384615,21.052632))
g1_means[4] <- 25.000000
g2[4] <- list(c(13.333333,0.000000,0.000000))
g2_means[4] <- 5.555556
sum_p[5] <- 0.127369
xaxis[5] <- 74231068
p[5] <- 0.247203
percent[5] <- -14.1168
sum_percent[5] <- -13.9394
g1[5] <- list(c(41.176471,0.000000,31.250000))
g1_means[5] <- 29.268293
g2[5] <- list(c(15.384615,20.000000,0.000000))
g2_means[5] <- 15.151515
sum_p[6] <- 0.130368
xaxis[6] <- 74231175
p[6] <- 0.569312
percent[6] <- -2.95455
sum_percent[6] <- -11.8348
g1[6] <- list(c(15.384615,16.666667,30.769231))
g1_means[6] <- 20.454545
g2[6] <- list(c(21.052632,18.181818,10.000000))
g2_means[6] <- 17.500000
sum_p[7] <- 0.131771
xaxis[7] <- 74231226
p[7] <- 0.245493
percent[7] <- -16.2963
sum_percent[7] <- -12.4016
g1[7] <- list(c(14.285714,0.000000,40.000000))
g1_means[7] <- 20.000000
g2[7] <- list(c(11.111111,0.000000,0.000000))
g2_means[7] <- 3.703704
sum_p[8] <- 0.0904122
xaxis[8] <- 74231257
p[8] <- 0.0109279
percent[8] <- -35.1351
sum_percent[8] <- -15.0516
g1[8] <- list(c(41.176471,25.000000,33.333333))
g1_means[8] <- 35.135135
g2[8] <- list(c(0.000000,0.000000,0.000000))
g2_means[8] <- 0.000000
sum_p[9] <- 0.0963405
xaxis[9] <- 74231284
p[9] <- 0.218109
percent[9] <- -12.2549
sum_percent[9] <- -14.7778
g1[9] <- list(c(25.000000,0.000000,28.571429))
g1_means[9] <- 20.588235
g2[9] <- list(c(0.000000,20.000000,7.692308))
g2_means[9] <- 8.333333
sum_p[10] <- 0.103608
xaxis[10] <- 74231298
p[10] <- 0.152372
percent[10] <- -20.9121
sum_percent[10] <- -15.3263
g1[10] <- list(c(33.333333,0.000000,36.363636))
g1_means[10] <- 24.137931
g2[10] <- list(c(0.000000,0.000000,9.090909))
g2_means[10] <- 3.225806
sum_p[11] <- 0.0993474
xaxis[11] <- 74231325
p[11] <- 0.165104
percent[11] <- -8.54701
sum_percent[11] <- -14.9389
g1[11] <- list(c(33.333333,23.076923,36.363636))
g1_means[11] <- 30.769231
g2[11] <- list(c(12.500000,28.571429,25.000000))
g2_means[11] <- 22.222222
sum_p[12] <- 0.0769735
xaxis[12] <- 74231365
p[12] <- 0.00104953
percent[12] <- -27.1429
sum_percent[12] <- -16.1253
g1[12] <- list(c(28.571429,25.000000,35.294118))
g1_means[12] <- 30.000000
g2[12] <- list(c(0.000000,0.000000,6.666667))
g2_means[12] <- 2.857143
sum_p[13] <- 0.0586951
xaxis[13] <- 74231373
p[13] <- 0.00312302
percent[13] <- -27.013
sum_percent[13] <- -17.1968
g1[13] <- list(c(27.777778,28.571429,39.130435))
g1_means[13] <- 32.727273
g2[13] <- list(c(7.142857,11.111111,0.000000))
g2_means[13] <- 5.714286
sum_p[14] <- 0.0508394
xaxis[14] <- 74231398
p[14] <- 0.0173737
percent[14] <- -26.4773
sum_percent[14] <- -18.1793
g1[14] <- list(c(39.130435,23.076923,43.478261))
g1_means[14] <- 37.288136
g2[14] <- list(c(0.000000,20.000000,10.000000))
g2_means[14] <- 10.810811
layout(matrix(c(1,1,2,2,3,3,4,4), nrow = 4, byrow = TRUE), heights = c(1,1,1,1.46))
par(mar = c(bottom, left, top, right), las=2)
boxplot(g1, xaxt = 'n', range = 0, ylab = 'Methylation %', ylim = c(0,100), col = 'white', cex.lab=1.5, cex.axis=cex_main, cex.main=cex_main, cex.sub=1.5, xlim = c(0.5,length(g1)+0.5), yaxt = 'n')
axis(2,cex.axis=0.75)
lines(g1_means, col='dark green', lwd = 3)
par(xpd=TRUE, las=2)
legend('topright',inset = c(legend_space,0), c('set1', 'Weighted Mean'), col = c('black','dark green'), lwd = c(1,3))
boxplot(g2, xaxt = 'n', range = 0, main = NULL, ylim = c(0,100), ylab = 'Methylation %', col = 'gray',  cex.lab=1.5, cex.axis=cex_main, cex.main=cex_main, cex.sub=1.5, xlim = c(0.5,length(g2)+0.5), yaxt = 'n')
axis(2,cex.axis=0.75)
lines(g2_means, col='dark green', lwd = 3)
par(xpd=TRUE, las=2)
legend('topright',inset = c(legend_space,0),c('set2', 'Weighted Mean'), col = c('black','dark green'), lwd = c(1,3))
par(mar = c(bottom, left, top, right))#'mar’ A numerical vector of the form 'c(bottom, left, top, right)’
plot(p, xaxt='n', ylab = 'P', type = 'l', lty = 1, lwd = 3, cex.lab=1.5, cex.axis=1, cex.main=cex_main, cex.sub=1.5, , log = 'y', xlim = c(0.5,length(p)+0.5), ylim = c(min(p,sum_p), max(p, sum_p)), yaxt = 'n')
axis(2,cex.axis=0.75)
points(sum_p, xaxt='n', ylab = 'P', type = 'l', col = 'blue', lty = 2, lwd = 3)
legend('topright', inset=c(legend_space,0), c('CpN P', 'Moving P Mean'), col = c('black','blue'), lwd=c(3,3), lty=c(1,2))
par(mar = c(bottom+5, left, top, right))#'mar’ A numerical vector of the form 'c(bottom, left, top, right)’
plot(percent, xaxt='n', ylab = 'Methylation % Diff.', xlab = 'CpN', type = 'l', lty = 1, lwd = 3, cex.lab=1.5, cex.axis=1, cex.main=cex_main, cex.sub=1.5, xlim = c(0.5,length(percent)+0.5), ylim = c(min(percent, sum_percent), max(percent, sum_percent)), yaxt = 'n')
axis(2,cex.axis=0.75)
points(sum_percent, xaxt='n', xlab = 'CpN', type = 'l', col = 'blue', lty = 2, lwd = 3)
par(xpd=TRUE, las=2)
legend('topright', inset=c(legend_space,0), c('CpN Percent', 'Moving Mean %'), col = c('black','blue'), lwd=c(3,3), lty=c(1,2))
axis(las=1, 1, at=1:length(xaxis), xaxis)
dev.off()
g1 <- c()
g2 <- c()
p <- c()
percent <- c()
sum_p <- c()
sum_percent <- c()
g1_means <- c()
g2_means <- c()
xaxis <- c()
setEPS()
postscript('DMR_figures/set1_set2_c1_CpN10_d1_p0_90_P10_S0_chr18_74700275_74700441.eps')
g1 <- c()
g2 <- c()
p <- c()
percent <- c()
sum_p <- c()
sum_percent <- c()
g1_means <- c()
g2_means <- c()
xaxis <- c()
sum_p[1] <- 0.211673
xaxis[1] <- 74700275
p[1] <- 0.211673
percent[1] <- -15.7558
sum_percent[1] <- -15.7558
g1[1] <- list(c(34.615385,16.666667,0.000000))
g1_means[1] <- 23.255814
g2[1] <- list(c(9.090909,6.250000,7.692308))
g2_means[1] <- 7.500000
sum_p[2] <- 0.112306
xaxis[2] <- 74700303
p[2] <- 0.0422554
percent[2] <- -14.7549
sum_percent[2] <- -15.2455
g1[2] <- list(c(25.925926,12.500000,16.666667))
g1_means[2] <- 21.276596
g2[2] <- list(c(6.666667,5.555556,7.692308))
g2_means[2] <- 6.521739
sum_p[3] <- 0.131251
xaxis[3] <- 74700308
p[3] <- 0.183363
percent[3] <- -10.6293
sum_percent[3] <- -13.591
g1[3] <- list(c(28.571429,11.111111,9.090909))
g1_means[3] <- 20.833333
g2[3] <- list(c(11.764706,10.000000,8.333333))
g2_means[3] <- 10.204082
sum_p[4] <- 0.159541
xaxis[4] <- 74700335
p[4] <- 0.616582
percent[4] <- 2.01863
sum_percent[4] <- -11.2868
g1[4] <- list(c(11.111111,0.000000,12.500000))
g1_means[4] <- 8.695652
g2[4] <- list(c(7.692308,11.111111,16.666667))
g2_means[4] <- 10.714286
sum_p[5] <- 0.0776669
xaxis[5] <- 74700367
p[5] <- 0.0646989
percent[5] <- -20.2724
sum_percent[5] <- -13.2564
g1[5] <- list(c(38.461538,38.888889,25.000000))
g1_means[5] <- 35.897436
g2[5] <- list(c(0.000000,25.000000,20.000000))
g2_means[5] <- 15.625000
sum_p[6] <- 0.0835425
xaxis[6] <- 74700393
p[6] <- 0.404592
percent[6] <- -6.95652
sum_percent[6] <- -12.4183
g1[6] <- list(c(38.888889,40.909091,16.666667))
g1_means[6] <- 36.956522
g2[6] <- list(c(25.000000,41.176471,18.181818))
g2_means[6] <- 30.000000
sum_p[7] <- 0.0851066
xaxis[7] <- 74700413
p[7] <- 0.556384
percent[7] <- -4.42396
sum_percent[7] <- -11.1499
g1[7] <- list(c(36.363636,42.857143,33.333333))
g1_means[7] <- 38.709677
g2[7] <- list(c(22.222222,44.444444,25.000000))
g2_means[7] <- 34.285714
sum_p[8] <- 0.0501571
xaxis[8] <- 74700426
p[8] <- 0.0569805
percent[8] <- -15.6486
sum_percent[8] <- -12.3539
g1[8] <- list(c(45.454545,43.750000,44.444444))
g1_means[8] <- 44.680851
g2[8] <- list(c(20.000000,36.363636,30.000000))
g2_means[8] <- 29.032258
sum_p[9] <- 0.028503
xaxis[9] <- 74700437
p[9] <- 0.0242364
percent[9] <- -32.398
sum_percent[9] <- -14.7123
g1[9] <- list(c(50.000000,38.461538,40.000000))
g1_means[9] <- 44.897959
g2[9] <- list(c(0.000000,28.571429,11.111111))
g2_means[9] <- 12.500000
sum_p[10] <- 0.0176637
xaxis[10] <- 74700441
p[10] <- 0.0103836
percent[10] <- -26.0943
sum_percent[10] <- -15.8525
g1[10] <- list(c(41.666667,40.000000,40.000000))
g1_means[10] <- 40.909091
g2[10] <- list(c(9.090909,16.666667,20.000000))
g2_means[10] <- 14.814815
layout(matrix(c(1,1,2,2,3,3,4,4), nrow = 4, byrow = TRUE), heights = c(1,1,1,1.46))
par(mar = c(bottom, left, top, right), las=2)
boxplot(g1, xaxt = 'n', range = 0, ylab = 'Methylation %', ylim = c(0,100), col = 'white', cex.lab=1.5, cex.axis=cex_main, cex.main=cex_main, cex.sub=1.5, xlim = c(0.5,length(g1)+0.5), yaxt = 'n')
axis(2,cex.axis=0.75)
lines(g1_means, col='dark green', lwd = 3)
par(xpd=TRUE, las=2)
legend('topright',inset = c(legend_space,0), c('set1', 'Weighted Mean'), col = c('black','dark green'), lwd = c(1,3))
boxplot(g2, xaxt = 'n', range = 0, main = NULL, ylim = c(0,100), ylab = 'Methylation %', col = 'gray',  cex.lab=1.5, cex.axis=cex_main, cex.main=cex_main, cex.sub=1.5, xlim = c(0.5,length(g2)+0.5), yaxt = 'n')
axis(2,cex.axis=0.75)
lines(g2_means, col='dark green', lwd = 3)
par(xpd=TRUE, las=2)
legend('topright',inset = c(legend_space,0),c('set2', 'Weighted Mean'), col = c('black','dark green'), lwd = c(1,3))
par(mar = c(bottom, left, top, right))#'mar’ A numerical vector of the form 'c(bottom, left, top, right)’
plot(p, xaxt='n', ylab = 'P', type = 'l', lty = 1, lwd = 3, cex.lab=1.5, cex.axis=1, cex.main=cex_main, cex.sub=1.5, , log = 'y', xlim = c(0.5,length(p)+0.5), ylim = c(min(p,sum_p), max(p, sum_p)), yaxt = 'n')
axis(2,cex.axis=0.75)
points(sum_p, xaxt='n', ylab = 'P', type = 'l', col = 'blue', lty = 2, lwd = 3)
legend('topright', inset=c(legend_space,0), c('CpN P', 'Moving P Mean'), col = c('black','blue'), lwd=c(3,3), lty=c(1,2))
par(mar = c(bottom+5, left, top, right))#'mar’ A numerical vector of the form 'c(bottom, left, top, right)’
plot(percent, xaxt='n', ylab = 'Methylation % Diff.', xlab = 'CpN', type = 'l', lty = 1, lwd = 3, cex.lab=1.5, cex.axis=1, cex.main=cex_main, cex.sub=1.5, xlim = c(0.5,length(percent)+0.5), ylim = c(min(percent, sum_percent), max(percent, sum_percent)), yaxt = 'n')
axis(2,cex.axis=0.75)
points(sum_percent, xaxt='n', xlab = 'CpN', type = 'l', col = 'blue', lty = 2, lwd = 3)
par(xpd=TRUE, las=2)
legend('topright', inset=c(legend_space,0), c('CpN Percent', 'Moving Mean %'), col = c('black','blue'), lwd=c(3,3), lty=c(1,2))
axis(las=1, 1, at=1:length(xaxis), xaxis)
dev.off()
g1 <- c()
g2 <- c()
p <- c()
percent <- c()
sum_p <- c()
sum_percent <- c()
g1_means <- c()
g2_means <- c()
xaxis <- c()
setEPS()
postscript('DMR_figures/set1_set2_c1_CpN10_d1_p0_90_P10_S0_chr18_77348915_77349018.eps')
g1 <- c()
g2 <- c()
p <- c()
percent <- c()
sum_p <- c()
sum_percent <- c()
g1_means <- c()
g2_means <- c()
xaxis <- c()
sum_p[1] <- 0.00906088
xaxis[1] <- 77348915
p[1] <- 0.00906088
percent[1] <- 16.9231
sum_percent[1] <- 16.9231
g1[1] <- list(c(20.833333,25.000000,15.789474))
g1_means[1] <- 20.000000
g2[1] <- list(c(37.500000,29.411765,40.625000))
g2_means[1] <- 36.923077
sum_p[2] <- 0.00746804
xaxis[2] <- 77348939
p[2] <- 0.0450153
percent[2] <- 22.043
sum_percent[2] <- 19.114
g1[2] <- list(c(22.222222,18.181818,0.000000))
g1_means[2] <- 16.666667
g2[2] <- list(c(39.130435,40.000000,37.931034))
g2_means[2] <- 38.709677
sum_p[3] <- 0.0195837
xaxis[3] <- 77348961
p[3] <- 0.11218
percent[3] <- 22.4615
sum_percent[3] <- 19.8484
g1[3] <- list(c(28.571429,0.000000,0.000000))
g1_means[3] <- 16.000000
g2[3] <- list(c(37.500000,42.857143,37.500000))
g2_means[3] <- 38.461538
sum_p[4] <- 0.0256062
xaxis[4] <- 77348977
p[4] <- 0.136156
percent[4] <- 12.5668
sum_percent[4] <- 18.6594
g1[4] <- list(c(25.000000,27.272727,0.000000))
g1_means[4] <- 22.727273
g2[4] <- list(c(38.461538,33.333333,33.333333))
g2_means[4] <- 35.294118
sum_p[5] <- 0.0366868
xaxis[5] <- 77348979
p[5] <- 0.195229
percent[5] <- 12.2967
sum_percent[5] <- 17.8039
g1[5] <- list(c(33.333333,33.333333,0.000000))
g1_means[5] <- 29.166667
g2[5] <- list(c(43.750000,37.500000,41.176471))
g2_means[5] <- 41.463415
sum_p[6] <- 0.0407507
xaxis[6] <- 77348992
p[6] <- 0.893959
percent[6] <- 0.854701
sum_percent[6] <- 16.1486
g1[6] <- list(c(22.222222,28.571429,0.000000))
g1_means[6] <- 22.222222
g2[6] <- list(c(28.571429,14.285714,25.000000))
g2_means[6] <- 23.076923
sum_p[7] <- 0.0520914
xaxis[7] <- 77349001
p[7] <- 0.646132
percent[7] <- 3.39394
sum_percent[7] <- 14.561
g1[7] <- list(c(33.333333,45.454545,20.000000))
g1_means[7] <- 36.000000
g2[7] <- list(c(44.444444,30.000000,42.857143))
g2_means[7] <- 39.393939
sum_p[8] <- 0.0425227
xaxis[8] <- 77349005
p[8] <- 0.145493
percent[8] <- 7.19697
sum_percent[8] <- 13.7928
g1[8] <- list(c(25.000000,33.333333,28.571429))
g1_means[8] <- 29.166667
g2[8] <- list(c(44.444444,36.363636,30.769231))
g2_means[8] <- 36.363636
sum_p[9] <- 0.0432442
xaxis[9] <- 77349014
p[9] <- 0.820662
percent[9] <- 0.892857
sum_percent[9] <- 11.7767
g1[9] <- list(c(37.500000,50.000000,38.461538))
g1_means[9] <- 42.857143
g2[9] <- list(c(42.857143,45.454545,42.857143))
g2_means[9] <- 43.750000
sum_p[10] <- 0.0701657
xaxis[10] <- 77349018
p[10] <- 0.22515
percent[10] <- 14.1705
sum_percent[10] <- 11.7273
g1[10] <- list(c(36.363636,45.454545,11.111111))
g1_means[10] <- 32.258065
g2[10] <- list(c(44.444444,50.000000,44.444444))
g2_means[10] <- 46.428571
layout(matrix(c(1,1,2,2,3,3,4,4), nrow = 4, byrow = TRUE), heights = c(1,1,1,1.46))
par(mar = c(bottom, left, top, right), las=2)
boxplot(g1, xaxt = 'n', range = 0, ylab = 'Methylation %', ylim = c(0,100), col = 'white', cex.lab=1.5, cex.axis=cex_main, cex.main=cex_main, cex.sub=1.5, xlim = c(0.5,length(g1)+0.5), yaxt = 'n')
axis(2,cex.axis=0.75)
lines(g1_means, col='dark green', lwd = 3)
par(xpd=TRUE, las=2)
legend('topright',inset = c(legend_space,0), c('set1', 'Weighted Mean'), col = c('black','dark green'), lwd = c(1,3))
boxplot(g2, xaxt = 'n', range = 0, main = NULL, ylim = c(0,100), ylab = 'Methylation %', col = 'gray',  cex.lab=1.5, cex.axis=cex_main, cex.main=cex_main, cex.sub=1.5, xlim = c(0.5,length(g2)+0.5), yaxt = 'n')
axis(2,cex.axis=0.75)
lines(g2_means, col='dark green', lwd = 3)
par(xpd=TRUE, las=2)
legend('topright',inset = c(legend_space,0),c('set2', 'Weighted Mean'), col = c('black','dark green'), lwd = c(1,3))
par(mar = c(bottom, left, top, right))#'mar’ A numerical vector of the form 'c(bottom, left, top, right)’
plot(p, xaxt='n', ylab = 'P', type = 'l', lty = 1, lwd = 3, cex.lab=1.5, cex.axis=1, cex.main=cex_main, cex.sub=1.5, , log = 'y', xlim = c(0.5,length(p)+0.5), ylim = c(min(p,sum_p), max(p, sum_p)), yaxt = 'n')
axis(2,cex.axis=0.75)
points(sum_p, xaxt='n', ylab = 'P', type = 'l', col = 'blue', lty = 2, lwd = 3)
legend('topright', inset=c(legend_space,0), c('CpN P', 'Moving P Mean'), col = c('black','blue'), lwd=c(3,3), lty=c(1,2))
par(mar = c(bottom+5, left, top, right))#'mar’ A numerical vector of the form 'c(bottom, left, top, right)’
plot(percent, xaxt='n', ylab = 'Methylation % Diff.', xlab = 'CpN', type = 'l', lty = 1, lwd = 3, cex.lab=1.5, cex.axis=1, cex.main=cex_main, cex.sub=1.5, xlim = c(0.5,length(percent)+0.5), ylim = c(min(percent, sum_percent), max(percent, sum_percent)), yaxt = 'n')
axis(2,cex.axis=0.75)
points(sum_percent, xaxt='n', xlab = 'CpN', type = 'l', col = 'blue', lty = 2, lwd = 3)
par(xpd=TRUE, las=2)
legend('topright', inset=c(legend_space,0), c('CpN Percent', 'Moving Mean %'), col = c('black','blue'), lwd=c(3,3), lty=c(1,2))
axis(las=1, 1, at=1:length(xaxis), xaxis)
dev.off()
g1 <- c()
g2 <- c()
p <- c()
percent <- c()
sum_p <- c()
sum_percent <- c()
g1_means <- c()
g2_means <- c()
xaxis <- c()
